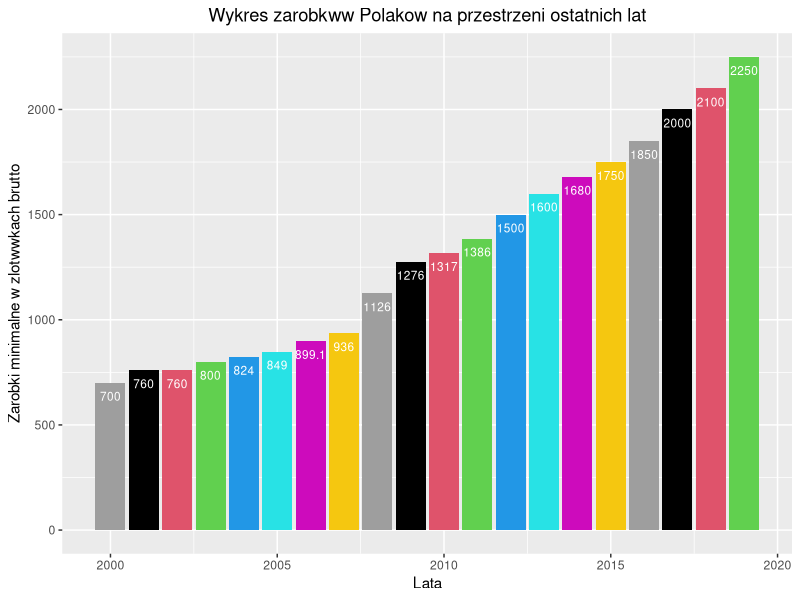
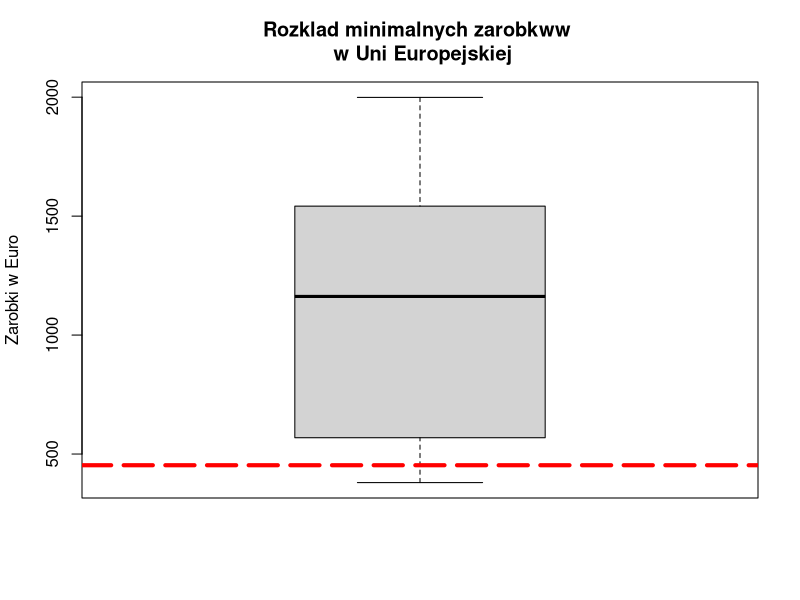

Recreate these plots in R, in order.
## ---- chunk 1
knitr::opts_chunk$set(echo = TRUE)
suppressMessages(library(ggplot2))
#tworzenie potrzebnego data.fram'u z płacami minimalnymi
minimum_brutto <- c(700, 760, 760, 800, 824, 849, 899.1, 936, 1126, 1276, 1317, 1386, 1500, 1600, 1680, 1750, 1850, 2000, 2100, 2250)
minimum_netto <- c(512.83, 559.12, 561.82, 588.39, 602.77, 617.39, 647.93, 686.45, 845.17, 954.96, 984.15, 1032.34, 1111.86, 1181.38, 1237.20, 1286.16, 1355.69, 1459.48, 1530, 1633.78)
lata <- c(2000:2019)

dane_minimum_prim <- cbind(minimum_brutto, minimum_netto)
dane_minimum <- as.data.frame(cbind(lata, dane_minimum_prim))

#tworzenie potrzebnego data.fram'u z płacami minimalnymi w Uni
unia_brutto <- c(1999, 1563, 1552, 1532, 1498, 1480, 845, 826, 684, 453, 407, 380)
kraje <- c("Luksemburg", "Irlandia", "Holandia", "Belgia", "Niemcy", "Francja", "Srednia w UE", "Hiszpania", "Gracja", "Polska", "Czechy", "Litwa")
kraje_minimum <- as.data.frame(cbind(unia_brutto, kraje))
## ---- chunk 2
wykres_minumum_polska <- ggplot(data = dane_minimum, aes(x = lata, y = minimum_brutto)) +
  geom_col(fill = lata) +
  geom_text(aes(label = minimum_brutto), size = 3, vjust = 2, color = "white") +
  ylab("Zarobki minimalne w zlotwwkach brutto") + xlab("Lata") + 
  ggtitle("Wykres zarobkww Polakow na przestrzeni ostatnich lat") +
  theme(plot.title = element_text(hjust = 0.5))
## ---- chunk 3
plot(wykres_minumum_polska)
## ---- chunk 4
boxplot(unia_brutto, main = "Rozklad minimalnych zarobkww \n w Uni Europejskiej"
        , ylab = "Zarobki w Euro")
abline(h = 453, col = "red", lwd = 4, lty = 5)
